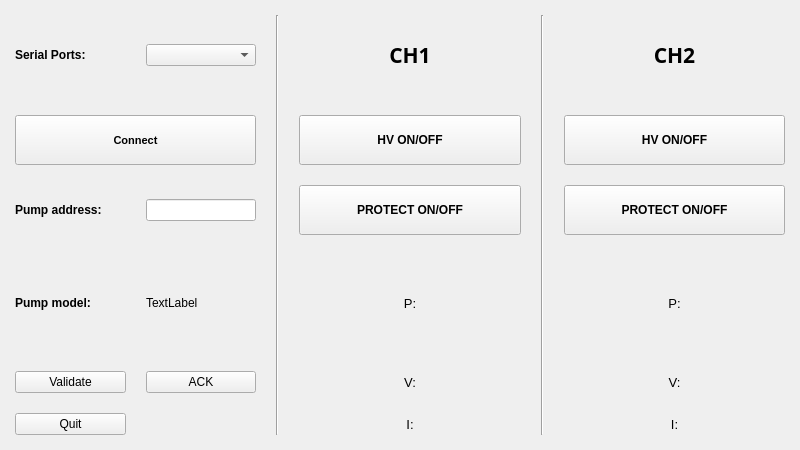
<?xml version="1.0" encoding="UTF-8"?>
<ui version="4.0">
 <class>UHV2TestApp</class>
 <widget class="QMainWindow" name="UHV2TestApp">
  <property name="geometry">
   <rect>
    <x>0</x>
    <y>0</y>
    <width>800</width>
    <height>450</height>
   </rect>
  </property>
  <property name="windowTitle">
   <string>UHV2TestApp</string>
  </property>
  <widget class="QWidget" name="centralWidget">
   <property name="sizePolicy">
    <sizepolicy hsizetype="Expanding" vsizetype="Expanding">
     <horstretch>0</horstretch>
     <verstretch>0</verstretch>
    </sizepolicy>
   </property>
   <property name="minimumSize">
    <size>
     <width>800</width>
     <height>450</height>
    </size>
   </property>
   <layout class="QGridLayout" name="gridLayout" rowstretch="4,1,1,1,1,1" columnstretch="1,1,0,2,0,2" rowminimumheight="80,50,50,0,0,0">
    <property name="sizeConstraint">
     <enum>QLayout::SetMinimumSize</enum>
    </property>
    <property name="leftMargin">
     <number>15</number>
    </property>
    <property name="topMargin">
     <number>15</number>
    </property>
    <property name="rightMargin">
     <number>15</number>
    </property>
    <property name="bottomMargin">
     <number>15</number>
    </property>
    <property name="spacing">
     <number>20</number>
    </property>
    <item row="1" column="3">
     <widget class="QPushButton" name="pushButton_CH1_HV">
      <property name="sizePolicy">
       <sizepolicy hsizetype="Minimum" vsizetype="Minimum">
        <horstretch>0</horstretch>
        <verstretch>0</verstretch>
       </sizepolicy>
      </property>
      <property name="minimumSize">
       <size>
        <width>150</width>
        <height>50</height>
       </size>
      </property>
      <property name="font">
       <font>
        <weight>75</weight>
        <bold>true</bold>
       </font>
      </property>
      <property name="text">
       <string>HV ON/OFF</string>
      </property>
      <property name="checkable">
       <bool>false</bool>
      </property>
      <property name="checked">
       <bool>false</bool>
      </property>
      <property name="autoRepeat">
       <bool>false</bool>
      </property>
      <property name="autoExclusive">
       <bool>false</bool>
      </property>
      <property name="autoDefault">
       <bool>false</bool>
      </property>
     </widget>
    </item>
    <item row="0" column="1">
     <widget class="QComboBox" name="comboBoxSerial">
      <property name="font">
       <font>
        <pointsize>9</pointsize>
       </font>
      </property>
     </widget>
    </item>
    <item row="0" column="0">
     <widget class="QLabel" name="label">
      <property name="font">
       <font>
        <pointsize>9</pointsize>
        <weight>75</weight>
        <bold>true</bold>
       </font>
      </property>
      <property name="text">
       <string>Serial Ports:</string>
      </property>
     </widget>
    </item>
    <item row="5" column="3">
     <widget class="QLabel" name="labelCH1_I">
      <property name="font">
       <font>
        <pointsize>10</pointsize>
       </font>
      </property>
      <property name="frameShape">
       <enum>QFrame::NoFrame</enum>
      </property>
      <property name="frameShadow">
       <enum>QFrame::Plain</enum>
      </property>
      <property name="lineWidth">
       <number>2</number>
      </property>
      <property name="text">
       <string>I:</string>
      </property>
      <property name="scaledContents">
       <bool>false</bool>
      </property>
      <property name="alignment">
       <set>Qt::AlignCenter</set>
      </property>
     </widget>
    </item>
    <item row="0" column="5">
     <widget class="QLabel" name="label_3">
      <property name="font">
       <font>
        <family>Ebrima</family>
        <pointsize>16</pointsize>
        <weight>75</weight>
        <bold>true</bold>
        <underline>false</underline>
        <stylestrategy>PreferAntialias</stylestrategy>
       </font>
      </property>
      <property name="frameShape">
       <enum>QFrame::NoFrame</enum>
      </property>
      <property name="frameShadow">
       <enum>QFrame::Plain</enum>
      </property>
      <property name="lineWidth">
       <number>2</number>
      </property>
      <property name="midLineWidth">
       <number>2</number>
      </property>
      <property name="text">
       <string>CH2</string>
      </property>
      <property name="scaledContents">
       <bool>false</bool>
      </property>
      <property name="alignment">
       <set>Qt::AlignCenter</set>
      </property>
     </widget>
    </item>
    <item row="1" column="0" colspan="2">
     <widget class="QPushButton" name="pushButton_SerialConnect">
      <property name="minimumSize">
       <size>
        <width>200</width>
        <height>50</height>
       </size>
      </property>
      <property name="font">
       <font>
        <pointsize>8</pointsize>
        <weight>75</weight>
        <bold>true</bold>
       </font>
      </property>
      <property name="text">
       <string>Connect</string>
      </property>
     </widget>
    </item>
    <item row="2" column="0">
     <widget class="QLabel" name="label_10">
      <property name="font">
       <font>
        <pointsize>9</pointsize>
        <weight>75</weight>
        <bold>true</bold>
       </font>
      </property>
      <property name="text">
       <string>Pump address:</string>
      </property>
     </widget>
    </item>
    <item row="0" column="3">
     <widget class="QLabel" name="label_2">
      <property name="font">
       <font>
        <family>Ebrima</family>
        <pointsize>16</pointsize>
        <weight>75</weight>
        <bold>true</bold>
        <underline>false</underline>
        <stylestrategy>PreferAntialias</stylestrategy>
       </font>
      </property>
      <property name="autoFillBackground">
       <bool>true</bool>
      </property>
      <property name="frameShape">
       <enum>QFrame::NoFrame</enum>
      </property>
      <property name="frameShadow">
       <enum>QFrame::Plain</enum>
      </property>
      <property name="lineWidth">
       <number>2</number>
      </property>
      <property name="midLineWidth">
       <number>2</number>
      </property>
      <property name="text">
       <string>CH1</string>
      </property>
      <property name="scaledContents">
       <bool>false</bool>
      </property>
      <property name="alignment">
       <set>Qt::AlignCenter</set>
      </property>
     </widget>
    </item>
    <item row="1" column="5">
     <widget class="QPushButton" name="pushButton_CH2_HV">
      <property name="sizePolicy">
       <sizepolicy hsizetype="Minimum" vsizetype="Minimum">
        <horstretch>0</horstretch>
        <verstretch>0</verstretch>
       </sizepolicy>
      </property>
      <property name="minimumSize">
       <size>
        <width>150</width>
        <height>50</height>
       </size>
      </property>
      <property name="font">
       <font>
        <weight>75</weight>
        <bold>true</bold>
       </font>
      </property>
      <property name="text">
       <string>HV ON/OFF</string>
      </property>
     </widget>
    </item>
    <item row="3" column="1">
     <widget class="QLabel" name="label_PumpModel">
      <property name="font">
       <font>
        <pointsize>9</pointsize>
       </font>
      </property>
      <property name="text">
       <string>TextLabel</string>
      </property>
     </widget>
    </item>
    <item row="2" column="1">
     <widget class="QLineEdit" name="lineEdit_PumpAddress">
      <property name="font">
       <font>
        <pointsize>9</pointsize>
       </font>
      </property>
     </widget>
    </item>
    <item row="3" column="0">
     <widget class="QLabel" name="label_11">
      <property name="font">
       <font>
        <pointsize>9</pointsize>
        <weight>75</weight>
        <bold>true</bold>
       </font>
      </property>
      <property name="text">
       <string>Pump model:</string>
      </property>
     </widget>
    </item>
    <item row="4" column="3">
     <widget class="QLabel" name="labelCH1_V">
      <property name="font">
       <font>
        <pointsize>10</pointsize>
       </font>
      </property>
      <property name="toolTipDuration">
       <number>-7</number>
      </property>
      <property name="frameShape">
       <enum>QFrame::NoFrame</enum>
      </property>
      <property name="frameShadow">
       <enum>QFrame::Plain</enum>
      </property>
      <property name="lineWidth">
       <number>2</number>
      </property>
      <property name="midLineWidth">
       <number>2</number>
      </property>
      <property name="text">
       <string>V:</string>
      </property>
      <property name="scaledContents">
       <bool>false</bool>
      </property>
      <property name="alignment">
       <set>Qt::AlignCenter</set>
      </property>
     </widget>
    </item>
    <item row="3" column="3">
     <widget class="QLabel" name="labelCH1_P">
      <property name="font">
       <font>
        <pointsize>10</pointsize>
       </font>
      </property>
      <property name="frameShape">
       <enum>QFrame::NoFrame</enum>
      </property>
      <property name="frameShadow">
       <enum>QFrame::Plain</enum>
      </property>
      <property name="lineWidth">
       <number>2</number>
      </property>
      <property name="midLineWidth">
       <number>2</number>
      </property>
      <property name="text">
       <string>P:</string>
      </property>
      <property name="scaledContents">
       <bool>false</bool>
      </property>
      <property name="alignment">
       <set>Qt::AlignCenter</set>
      </property>
     </widget>
    </item>
    <item row="2" column="5">
     <widget class="QPushButton" name="pushButton_CH2_Protect">
      <property name="sizePolicy">
       <sizepolicy hsizetype="Minimum" vsizetype="Minimum">
        <horstretch>0</horstretch>
        <verstretch>0</verstretch>
       </sizepolicy>
      </property>
      <property name="minimumSize">
       <size>
        <width>150</width>
        <height>50</height>
       </size>
      </property>
      <property name="font">
       <font>
        <weight>75</weight>
        <bold>true</bold>
       </font>
      </property>
      <property name="text">
       <string>PROTECT ON/OFF</string>
      </property>
     </widget>
    </item>
    <item row="2" column="3">
     <widget class="QPushButton" name="pushButton_CH1_Protect">
      <property name="sizePolicy">
       <sizepolicy hsizetype="Minimum" vsizetype="Minimum">
        <horstretch>0</horstretch>
        <verstretch>0</verstretch>
       </sizepolicy>
      </property>
      <property name="minimumSize">
       <size>
        <width>150</width>
        <height>50</height>
       </size>
      </property>
      <property name="font">
       <font>
        <weight>75</weight>
        <bold>true</bold>
       </font>
      </property>
      <property name="text">
       <string>PROTECT ON/OFF</string>
      </property>
     </widget>
    </item>
    <item row="3" column="5">
     <widget class="QLabel" name="labelCH2_P">
      <property name="font">
       <font>
        <pointsize>10</pointsize>
       </font>
      </property>
      <property name="frameShape">
       <enum>QFrame::NoFrame</enum>
      </property>
      <property name="frameShadow">
       <enum>QFrame::Plain</enum>
      </property>
      <property name="lineWidth">
       <number>2</number>
      </property>
      <property name="midLineWidth">
       <number>2</number>
      </property>
      <property name="text">
       <string>P:</string>
      </property>
      <property name="scaledContents">
       <bool>false</bool>
      </property>
      <property name="alignment">
       <set>Qt::AlignCenter</set>
      </property>
     </widget>
    </item>
    <item row="4" column="5">
     <widget class="QLabel" name="labelCH2_V">
      <property name="font">
       <font>
        <pointsize>10</pointsize>
       </font>
      </property>
      <property name="frameShape">
       <enum>QFrame::NoFrame</enum>
      </property>
      <property name="frameShadow">
       <enum>QFrame::Plain</enum>
      </property>
      <property name="lineWidth">
       <number>2</number>
      </property>
      <property name="midLineWidth">
       <number>2</number>
      </property>
      <property name="text">
       <string>V:</string>
      </property>
      <property name="scaledContents">
       <bool>false</bool>
      </property>
      <property name="alignment">
       <set>Qt::AlignCenter</set>
      </property>
     </widget>
    </item>
    <item row="0" column="2" rowspan="6">
     <widget class="Line" name="line">
      <property name="orientation">
       <enum>Qt::Vertical</enum>
      </property>
     </widget>
    </item>
    <item row="5" column="5">
     <widget class="QLabel" name="labelCH2_I">
      <property name="font">
       <font>
        <pointsize>10</pointsize>
       </font>
      </property>
      <property name="frameShape">
       <enum>QFrame::NoFrame</enum>
      </property>
      <property name="frameShadow">
       <enum>QFrame::Plain</enum>
      </property>
      <property name="lineWidth">
       <number>2</number>
      </property>
      <property name="midLineWidth">
       <number>2</number>
      </property>
      <property name="text">
       <string>I:</string>
      </property>
      <property name="scaledContents">
       <bool>false</bool>
      </property>
      <property name="alignment">
       <set>Qt::AlignCenter</set>
      </property>
     </widget>
    </item>
    <item row="0" column="4" rowspan="6">
     <widget class="Line" name="line_2">
      <property name="orientation">
       <enum>Qt::Vertical</enum>
      </property>
     </widget>
    </item>
    <item row="4" column="0">
     <widget class="QPushButton" name="pushButton">
      <property name="text">
       <string>Validate</string>
      </property>
     </widget>
    </item>
    <item row="4" column="1">
     <widget class="QPushButton" name="pushButtonACK">
      <property name="text">
       <string>ACK</string>
      </property>
     </widget>
    </item>
    <item row="5" column="0">
     <widget class="QPushButton" name="pushButtonQuit">
      <property name="text">
       <string>Quit</string>
      </property>
     </widget>
    </item>
   </layout>
  </widget>
 </widget>
 <layoutdefault spacing="6" margin="11"/>
 <resources/>
 <connections/>
</ui>
